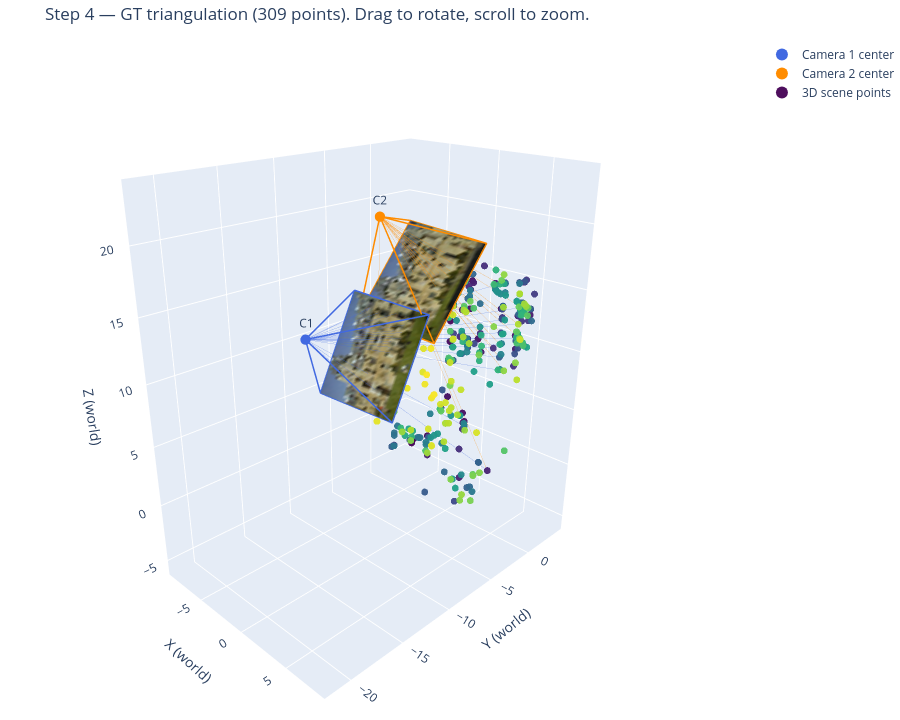

Notebook source saved alongside this figure:
### Code cell
# ---------------------------------------------------------------------------
# Interactive 3D visualisation with Plotly
#   - drag    = rotate
#   - scroll  = zoom
#   - shift+drag = pan
#   - double-click = reset view
# ---------------------------------------------------------------------------
def pixel_to_world_ray(P, K, R, C, pixel_xy):
    """World-space unit direction of the ray from C through image pixel (x, y)."""
    p_h = np.array([pixel_xy[0], pixel_xy[1], 1.0])
    d_cam = np.linalg.inv(K) @ p_h          # camera-frame ray
    d_world = R.T @ d_cam                   # world-frame ray (camera->world is R^T)
    return d_world / np.linalg.norm(d_world)


def image_plane_corners(P, K, R, C, img_shape, depth):
    """Return the four image-plane corners in world coords, at distance `depth`."""
    h, w = img_shape[:2]
    principal = R.T @ np.array([0.0, 0.0, 1.0])
    corners_px = [(0, 0), (w - 1, 0), (w - 1, h - 1), (0, h - 1)]
    out = np.empty((4, 3))
    for k, px in enumerate(corners_px):
        d = pixel_to_world_ray(P, K, R, C, px)
        s = depth / max(d @ principal, 1e-9)
        out[k] = C + s * d
    return out


def frustum_lines_trace(C, corners_w, color, name):
    """Plotly Scatter3d 'lines' trace for a camera frustum (4 edges from C + image rectangle)."""
    xs, ys, zs = [], [], []
    # Edges from C to each corner (None separates segments)
    for cw in corners_w:
        xs += [C[0], cw[0], None]
        ys += [C[1], cw[1], None]
        zs += [C[2], cw[2], None]
    # Image-plane rectangle
    rect = np.vstack([corners_w, corners_w[:1]])
    xs += list(rect[:, 0]) + [None]
    ys += list(rect[:, 1]) + [None]
    zs += list(rect[:, 2]) + [None]
    return go.Scatter3d(
        x=xs, y=ys, z=zs,
        mode="lines",
        line=dict(color=color, width=3),
        name=name,
        hoverinfo="skip",
        showlegend=False,
    )


def image_plane_mesh(P, K, R, C, img_rgb, depth, stride=IMG_PLANE_STRIDE, name="image"):
    """Plotly Mesh3d that renders `img_rgb` as a textured rectangle at `depth` from C."""
    h, w = img_rgb.shape[:2]
    xs = np.arange(0, w, stride)
    ys = np.arange(0, h, stride)
    if xs[-1] != w - 1:
        xs = np.append(xs, w - 1)
    if ys[-1] != h - 1:
        ys = np.append(ys, h - 1)

    nx, ny = len(xs), len(ys)
    principal = R.T @ np.array([0.0, 0.0, 1.0])

    # Vertex 3D positions: lift each grid pixel along its world-space ray.
    verts = np.empty((ny, nx, 3))
    for i, y in enumerate(ys):
        for j, x in enumerate(xs):
            d = pixel_to_world_ray(P, K, R, C, (x, y))
            s = depth / max(d @ principal, 1e-9)
            verts[i, j] = C + s * d

    # Per-vertex RGB colors sampled from the source image.
    colors = (img_rgb[ys[:, None], xs[None, :]] * 255).clip(0, 255).astype(int)
    vertex_color = [f"rgb({r},{g},{b})" for r, g, b in colors.reshape(-1, 3)]

    # Two triangles per quad.
    tri_i, tri_j, tri_k = [], [], []
    for i in range(ny - 1):
        for j in range(nx - 1):
            v00 = i * nx + j
            v01 = i * nx + (j + 1)
            v10 = (i + 1) * nx + j
            v11 = (i + 1) * nx + (j + 1)
            tri_i += [v00, v00]
            tri_j += [v10, v11]
            tri_k += [v11, v01]

    flat = verts.reshape(-1, 3)
    return go.Mesh3d(
        x=flat[:, 0], y=flat[:, 1], z=flat[:, 2],
        i=tri_i, j=tri_j, k=tri_k,
        vertexcolor=vertex_color,
        flatshading=False,
        lighting=dict(ambient=1.0, diffuse=0.0, specular=0.0),
        lightposition=dict(x=0, y=0, z=10000),
        name=name,
        hoverinfo="skip",
        showlegend=False,
    )


def back_projection_rays_trace(C, X_world, sample_idx, color, name):
    """Plotly trace drawing rays from camera center C through each sampled 3D point."""
    xs, ys, zs = [], [], []
    for i in sample_idx:
        xs += [C[0], X_world[i, 0], None]
        ys += [C[1], X_world[i, 1], None]
        zs += [C[2], X_world[i, 2], None]
    return go.Scatter3d(
        x=xs, y=ys, z=zs,
        mode="lines",
        line=dict(color=color, width=1),
        opacity=0.35,
        name=name,
        hoverinfo="skip",
        showlegend=False,
    )


def render_3d_scene(X_world, pts1, pts2, title, ray_stride=RAY_STRIDE):
    """Build an interactive Plotly figure: cameras + image planes + 3D points + rays."""
    # Image planes positioned at ~1/3 of the mean scene distance from each camera.
    centroid = X_world.mean(axis=0)
    scene_depth = max(np.linalg.norm(centroid - C1), np.linalg.norm(centroid - C2))
    plane_depth = scene_depth / 3.0

    corners1 = image_plane_corners(P1, K1, R1, C1, img1_rgb.shape, plane_depth)
    corners2 = image_plane_corners(P2, K2, R2, C2, img2_rgb.shape, plane_depth)

    traces = []

    # Image-plane textures (Mesh3d with per-vertex colors)
    traces.append(image_plane_mesh(P1, K1, R1, C1, img1_rgb, plane_depth, name="img1 plane"))
    traces.append(image_plane_mesh(P2, K2, R2, C2, img2_rgb, plane_depth, name="img2 plane"))

    # Camera frustum line cages
    traces.append(frustum_lines_trace(C1, corners1, "royalblue",   "Camera 1 frustum"))
    traces.append(frustum_lines_trace(C2, corners2, "darkorange",  "Camera 2 frustum"))

    # Camera centers as labelled markers
    traces.append(go.Scatter3d(
        x=[C1[0]], y=[C1[1]], z=[C1[2]],
        mode="markers+text",
        marker=dict(size=6, color="royalblue"),
        text=["C1"], textposition="top center",
        name="Camera 1 center",
    ))
    traces.append(go.Scatter3d(
        x=[C2[0]], y=[C2[1]], z=[C2[2]],
        mode="markers+text",
        marker=dict(size=6, color="darkorange"),
        text=["C2"], textposition="top center",
        name="Camera 2 center",
    ))

    # Back-projection rays from each camera through a sample of 3D points
    n = len(X_world)
    sample_idx = np.arange(0, n, max(1, ray_stride))
    traces.append(back_projection_rays_trace(C1, X_world, sample_idx, "royalblue",  "C1 rays"))
    traces.append(back_projection_rays_trace(C2, X_world, sample_idx, "darkorange", "C2 rays"))

    # Triangulated 3D scene points (hover shows match index + 2D pixels in both images)
    hover_text = [
        f"match #{i}<br>img1=({pts1[i, 0]:.1f}, {pts1[i, 1]:.1f})"
        f"<br>img2=({pts2[i, 0]:.1f}, {pts2[i, 1]:.1f})"
        f"<br>X=({X_world[i, 0]:.2f}, {X_world[i, 1]:.2f}, {X_world[i, 2]:.2f})"
        for i in range(n)
    ]
    traces.append(go.Scatter3d(
        x=X_world[:, 0], y=X_world[:, 1], z=X_world[:, 2],
        mode="markers",
        marker=dict(
            size=4,
            color=np.arange(n),
            colorscale="Viridis",
            showscale=False,
            opacity=0.95,
        ),
        text=hover_text,
        hoverinfo="text",
        name="3D scene points",
    ))

    fig = go.Figure(data=traces)
    fig.update_layout(
        title=title,
        height=720,
        margin=dict(l=0, r=0, t=40, b=0),
        scene=dict(
            xaxis_title="X (world)",
            yaxis_title="Y (world)",
            zaxis_title="Z (world)",
            aspectmode="data",         # honest 1:1:1 world-space scaling
            camera=dict(eye=dict(x=1.6, y=-1.6, z=1.0)),
        ),
        legend=dict(itemsizing="constant"),
    )
    fig.show()
    return fig


fig_step4 = render_3d_scene(
    X_gt, pts1_gt, pts2_gt,
    title=f"Step 4 — GT triangulation ({len(X_gt)} points). Drag to rotate, scroll to zoom.",
)

### Figure 1 — Plotly figure (JSON) as saved in the notebook; plotly's stock layout.template omitted (floating-point values rounded to 4 significant figures; data arrays with more than 128 entries replaced by an {"elided": "..."} marker saying what was removed)
{"data": [{"flatshading": false, "hoverinfo": "skip", "i": {"elided": "2072 int values"}, "j": {"elided": "2072 int values"}, "k": {"elided": "2072 int values"}, "lighting": {"ambient": 1, "diffuse": 0, "specular": 0}, "lightposition": {"x": 0, "y": 0, "z": 10000}, "name": "img1 plane", "showlegend": false, "type": "mesh3d", "vertexcolor": {"elided": "1102 str values"}, "x": {"elided": "1102 float values"}, "y": {"elided": "1102 float values"}, "z": {"elided": "1102 float values"}}, {"flatshading": false, "hoverinfo": "skip", "i": {"elided": "2072 int values"}, "j": {"elided": "2072 int values"}, "k": {"elided": "2072 int values"}, "lighting": {"ambient": 1, "diffuse": 0, "specular": 0}, "lightposition": {"x": 0, "y": 0, "z": 10000}, "name": "img2 plane", "showlegend": false, "type": "mesh3d", "vertexcolor": {"elided": "1102 str values"}, "x": {"elided": "1102 float values"}, "y": {"elided": "1102 float values"}, "z": {"elided": "1102 float values"}}, {"hoverinfo": "skip", "line": {"color": "royalblue", "width": 3}, "mode": "lines", "name": "Camera 1 frustum", "showlegend": false, "type": "scatter3d", "x": [7.289, 2.742, null, 7.289, 2.81, null, 7.289, 8.327, null, 7.289, 8.259, null, 2.742, 2.81, 8.327, 8.259, 2.742, null], "y": [-21.52, -16.61, null, -21.52, -13.52, null, -21.52, -12.55, null, -21.52, -15.63, null, -16.61, -13.52, -12.55, -15.63, -16.61, null], "z": [17.74, 11.45, null, 17.74, 17.72, null, 17.74, 17.18, null, 17.74, 10.91, null, 11.45, 17.72, 17.18, 10.91, 11.45, null]}, {"hoverinfo": "skip", "line": {"color": "darkorange", "width": 3}, "mode": "lines", "name": "Camera 2 frustum", "showlegend": false, "type": "scatter3d", "x": [6.894, 2.337, null, 6.894, 2.199, null, 6.894, 8.011, null, 6.894, 8.149, null, 2.337, 2.199, 8.011, 8.149, 2.337, null], "y": [-15.39, -12.69, null, -15.39, -7.688, null, -15.39, -6.781, null, -15.39, -11.79, null, -12.69, -7.688, -6.781, -11.79, -12.69, null], "z": [23.41, 15.74, null, 23.41, 21.19, null, 23.41, 20.5, null, 23.41, 15.05, null, 15.74, 21.19, 20.5, 15.05, 15.74, null]}, {"marker": {"color": "royalblue", "size": 6}, "mode": "markers+text", "name": "Camera 1 center", "text": ["C1"], "textposition": "top center", "type": "scatter3d", "x": [7.289], "y": [-21.52], "z": [17.74]}, {"marker": {"color": "darkorange", "size": 6}, "mode": "markers+text", "name": "Camera 2 center", "text": ["C2"], "textposition": "top center", "type": "scatter3d", "x": [6.894], "y": [-15.39], "z": [23.41]}, {"hoverinfo": "skip", "line": {"color": "royalblue", "width": 1}, "mode": "lines", "name": "C1 rays", "opacity": 0.35, "showlegend": false, "type": "scatter3d", "x": [7.289, -0.741, null, 7.289, 2.666, null, 7.289, 4.553, null, 7.289, 4.36, null, 7.289, 1.124, null, 7.289, 5.008, null, 7.289, 5.024, null, 7.289, 6.619, null, 7.289, 1.924, null, 7.289, 1.276, null, 7.289, 0.6529, null, 7.289, 5.256, null, 7.289, 4.962, null, 7.289, 4.528, null, 7.289, -1.09, null, 7.289, 6.675, null, 7.289, 1.917, null, 7.289, 5.457, null, 7.289, 6.474, null, 7.289, 0.4007, null, 7.289, -8.799, null], "y": [-21.52, -0.01458, null, -21.52, -0.1078, null, -21.52, -0.3689, null, -21.52, -0.3502, null, -21.52, -0.1578, null, -21.52, -0.3827, null, -21.52, -0.4094, null, -21.52, -0.3235, null, -21.52, -0.3628, null, -21.52, -0.2058, null, -21.52, -0.3749, null, -21.52, -0.3674, null, -21.52, -0.3825, null, -21.52, -0.2788, null, -21.52, 0.1275, null, -21.52, -0.3543, null, -21.52, -0.3542, null, -21.52, -0.3219, null, -21.52, -0.349, null, -21.52, -0.3917, null, -21.52, 0.2422, null], "z": [17.74, 15.61, null, 17.74, 10.72, null, 17.74, -0.2403, null, 17.74, 10.48, null, 17.74, 15.08, null, 17.74, 11.91, null, 17.74, 9.939, null, 17.74, 14.3, null, 17.74, 2.897, null, 17.74, 12.93, null, 17.74, 11.8, null, 17.74, 13.01, null, 17.74, 10.96, null, 17.74, 15.63, null, 17.74, 15.15, null, 17.74, 11.94, null, 17.74, 13.69, null, 17.74, 8.911, null, 17.74, 12.97, null, 17.74, 10.19, null, 17.74, 1.294, null]}, {"hoverinfo": "skip", "line": {"color": "darkorange", "width": 1}, "mode": "lines", "name": "C2 rays", "opacity": 0.35, "showlegend": false, "type": "scatter3d", "x": [6.894, -0.741, null, 6.894, 2.666, null, 6.894, 4.553, null, 6.894, 4.36, null, 6.894, 1.124, null, 6.894, 5.008, null, 6.894, 5.024, null, 6.894, 6.619, null, 6.894, 1.924, null, 6.894, 1.276, null, 6.894, 0.6529, null, 6.894, 5.256, null, 6.894, 4.962, null, 6.894, 4.528, null, 6.894, -1.09, null, 6.894, 6.675, null, 6.894, 1.917, null, 6.894, 5.457, null, 6.894, 6.474, null, 6.894, 0.4007, null, 6.894, -8.799, null], "y": [-15.39, -0.01458, null, -15.39, -0.1078, null, -15.39, -0.3689, null, -15.39, -0.3502, null, -15.39, -0.1578, null, -15.39, -0.3827, null, -15.39, -0.4094, null, -15.39, -0.3235, null, -15.39, -0.3628, null, -15.39, -0.2058, null, -15.39, -0.3749, null, -15.39, -0.3674, null, -15.39, -0.3825, null, -15.39, -0.2788, null, -15.39, 0.1275, null, -15.39, -0.3543, null, -15.39, -0.3542, null, -15.39, -0.3219, null, -15.39, -0.349, null, -15.39, -0.3917, null, -15.39, 0.2422, null], "z": [23.41, 15.61, null, 23.41, 10.72, null, 23.41, -0.2403, null, 23.41, 10.48, null, 23.41, 15.08, null, 23.41, 11.91, null, 23.41, 9.939, null, 23.41, 14.3, null, 23.41, 2.897, null, 23.41, 12.93, null, 23.41, 11.8, null, 23.41, 13.01, null, 23.41, 10.96, null, 23.41, 15.63, null, 23.41, 15.15, null, 23.41, 11.94, null, 23.41, 13.69, null, 23.41, 8.911, null, 23.41, 12.97, null, 23.41, 10.19, null, 23.41, 1.294, null]}, {"hoverinfo": "text", "marker": {"color": {"elided": "309 int values"}, "colorscale": [[0, "#440154"], [0.1111, "#482878"], [0.2222, "#3e4989"], [0.3333, "#31688e"], [0.4444, "#26828e"], [0.5556, "#1f9e89"], [0.6667, "#35b779"], [0.7778, "#6ece58"], [0.8889, "#b5de2b"], [1, "#fde725"]], "opacity": 0.95, "showscale": false, "size": 4}, "mode": "markers", "name": "3D scene points", "text": {"elided": "309 str values"}, "type": "scatter3d", "x": {"elided": "309 float values"}, "y": {"elided": "309 float values"}, "z": {"elided": "309 float values"}}], "layout": {"height": 720, "legend": {"itemsizing": "constant"}, "margin": {"b": 0, "l": 0, "r": 0, "t": 40}, "scene": {"aspectmode": "data", "camera": {"eye": {"x": 1.6, "y": -1.6, "z": 1}}, "xaxis": {"title": {"text": "X (world)"}}, "yaxis": {"title": {"text": "Y (world)"}}, "zaxis": {"title": {"text": "Z (world)"}}}, "title": {"text": "Step 4 — GT triangulation (309 points). Drag to rotate, scroll to zoom."}}}
